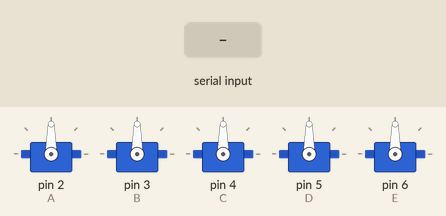
Bench run of a sketch on a simulated Arduino Uno, built with avr-gcc and run on an emulated ATmega328P. On the bench: 5 × servo. The inputs (shaded band) are chosen by the test bench.

Above: at 1.2 s.
1.3 s: byte 30 received over Serial
At 1.6 s:
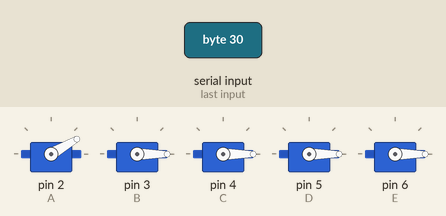
2.8 s: byte 90 received over Serial
At 4.0 s:
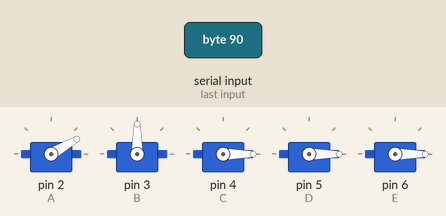
4.3 s: byte 120 received over Serial
At 5.1 s:
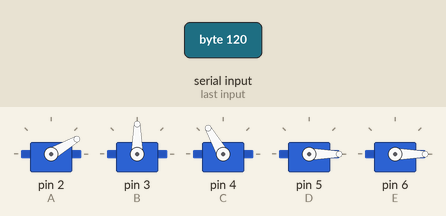
5.8 s: byte 30 received over Serial
At 6.3 s:
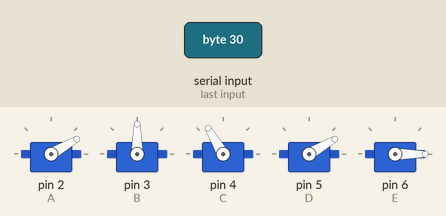
7.3 s: byte 90 received over Serial
At 8.5 s:
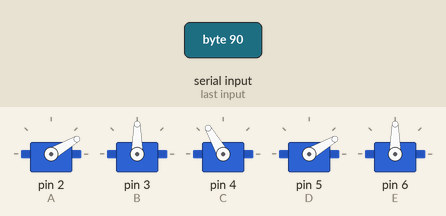
8.8 s: byte 120 received over Serial
At 9.7 s:
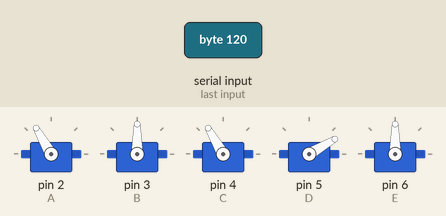
Timing chart, 0 to 11.3 s (numbered marks = the images above; inputs shaded):
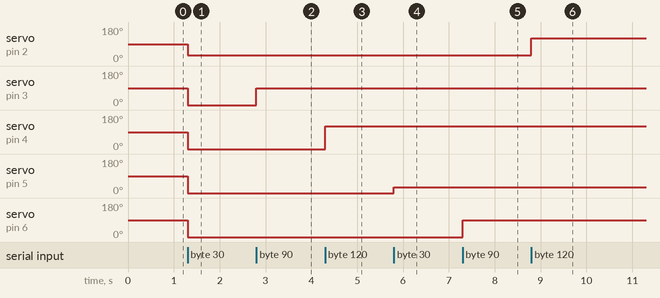

Measured:
- after the input at 1.3 s, servo on pin 2 (A): 90° → 30° at once; servo on pin 3 (B), servo on pin 4 (C), servo on pin 5 (D), servo on pin 6 (E): 90° → 0° at once
- after the input at 2.8 s, servo on pin 3 (B): 0° → 90° at once
- after the input at 4.3 s, servo on pin 4 (C): 0° → 120° at once
- after the input at 5.8 s, servo on pin 5 (D): 0° → 30° at once
- after the input at 7.3 s, servo on pin 6 (E): 0° → 90° at once
- after the input at 8.8 s, servo on pin 2 (A): 30° → 120° at once

The sketch:

robotic_arm.ino
```cpp
#include <Servo.h>
// declare servos
Servo A;
Servo B;
Servo C;
Servo D;
Servo E;

// setup the array of servo positions
int nextServo = 0;
int servoAngles[] = {0,0,0,0,0};

void setup() {
 Serial.begin(115200);

 // attach servos to their pins
 A.attach(2);
 B.attach(3);
 C.attach(4);
 D.attach(5);
 E.attach(6);
}

void loop() {
 if(Serial.available()){
	int servoAngle = Serial.read();
	servoAngles[nextServo] = servoAngle;
	nextServo++;
	if(nextServo > 4) nextServo = 0;


 A.write(servoAngles[0]);
 B.write(servoAngles[1]);
 C.write(servoAngles[2]);
 D.write(servoAngles[3]);
 E.write(servoAngles[4]);
 }

}
```
